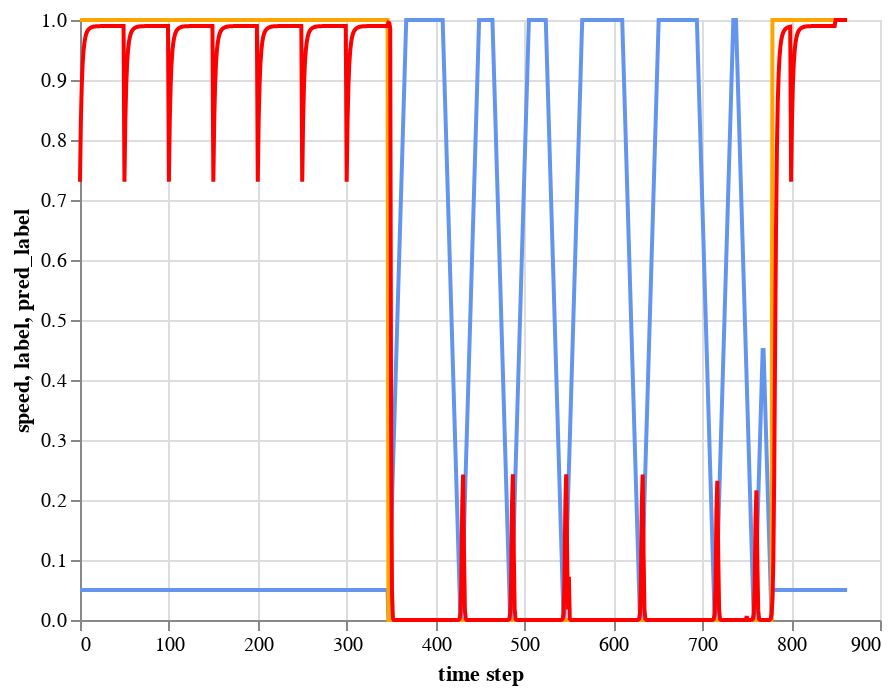

The code cell stored with this chart in its notebook:
### Code cell
alt.layer(
    base.mark_line(color="cornflowerblue").encode(y="speed"),
    base.mark_line(color="orange").encode(y="label"),
    base.mark_line(color="red").encode(y="pred_label"),
)

### Figure 1 — Vega-Lite specification as saved in the notebook (floating-point values rounded to 4 significant figures; data arrays with more than 128 entries replaced by an {"elided": "..."} marker saying what was removed)
{"config": {"view": {"continuousWidth": 400, "continuousHeight": 300}}, "layer": [{"mark": {"type": "line", "color": "cornflowerblue"}, "encoding": {"x": {"type": "quantitative", "field": "time step"}, "y": {"type": "quantitative", "field": "speed"}}}, {"mark": {"type": "line", "color": "orange"}, "encoding": {"x": {"type": "quantitative", "field": "time step"}, "y": {"type": "quantitative", "field": "label"}}}, {"mark": {"type": "line", "color": "red"}, "encoding": {"x": {"type": "quantitative", "field": "time step"}, "y": {"type": "quantitative", "field": "pred_label"}}}], "data": {"name": "data-48767d3881f2a7c383384b711c9b4312"}, "$schema": "https://vega.github.io/schema/vega-lite/v4.8.1.json", "datasets": {"data-48767d3881f2a7c383384b711c9b4312": {"elided": "864 records"}}}
